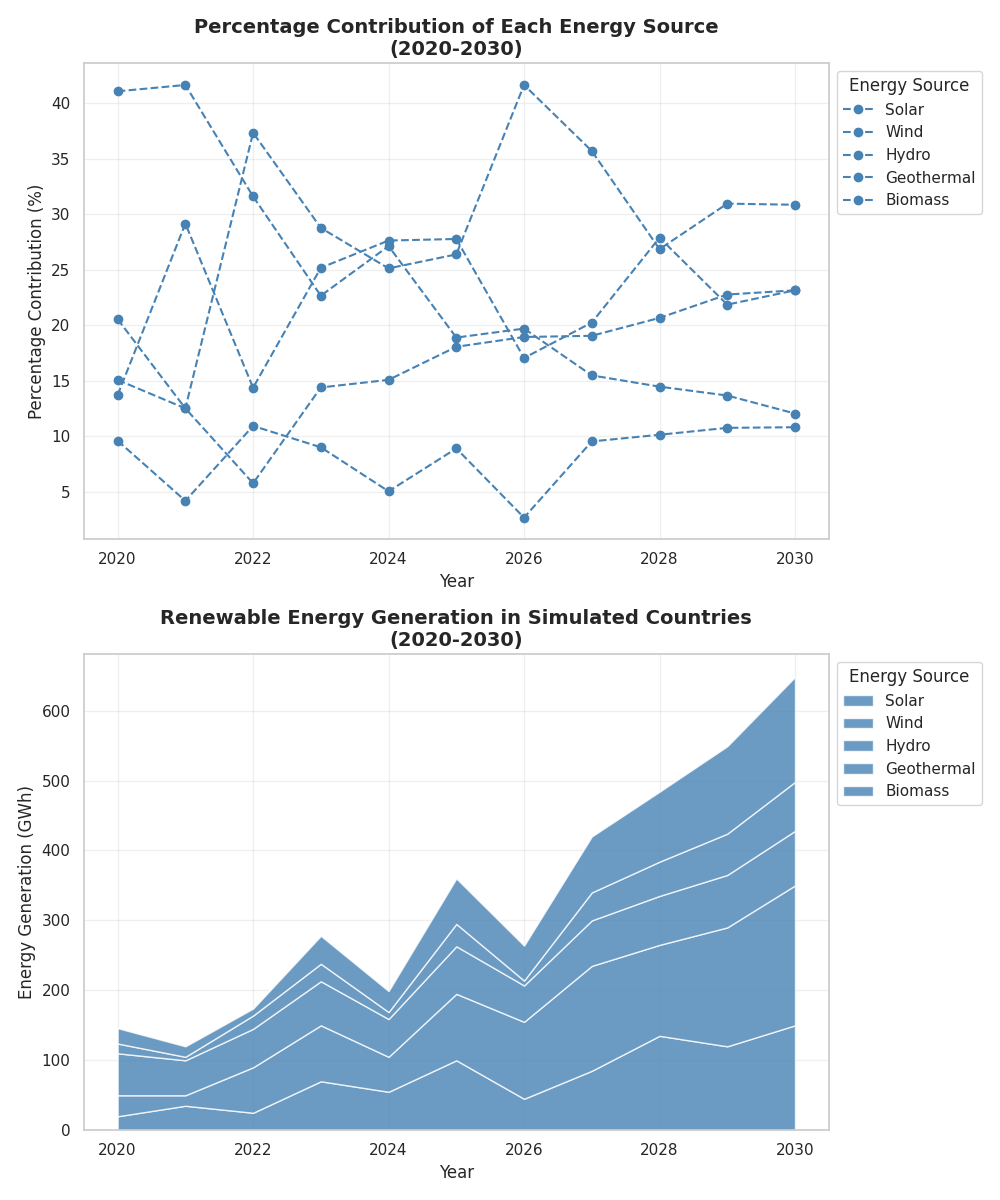

Generate this figure with Python:
import matplotlib.pyplot as plt
import numpy as np

years = np.arange(2020, 2031)

solaria_energy = [20, 35, 25, 70, 55, 100, 45, 85, 135, 120, 150]
windlandia_energy = [30, 15, 65, 80, 50, 95, 110, 150, 130, 170, 200]
hydrovia_energy = [60, 50, 55, 63, 54, 68, 52, 65, 70, 75, 78]
geothermalia_energy = [14, 5, 19, 25, 10, 32, 7, 40, 49, 59, 70]
biomassia_energy = [22, 15, 10, 40, 30, 65, 50, 80, 100, 125, 150]

energy_sources = np.array([solaria_energy, windlandia_energy, hydrovia_energy, geothermalia_energy, biomassia_energy])
total_energy_per_year = energy_sources.sum(axis=0)
percentage_contributions = (energy_sources / total_energy_per_year) * 100

fig, axes = plt.subplots(nrows=2, ncols=1, figsize=(10, 12))

# Switched subplots
for i, energy_source in enumerate(['Solar', 'Wind', 'Hydro', 'Geothermal', 'Biomass']):
    axes[0].plot(years, percentage_contributions[i], label=energy_source,
                 color='steelblue', linestyle='--', marker='o', linewidth=1.5)
axes[0].set_title("Percentage Contribution of Each Energy Source\n(2020-2030)", fontsize=14, fontweight='bold')
axes[0].set_xlabel("Year", fontsize=12)
axes[0].set_ylabel("Percentage Contribution (%)", fontsize=12)
axes[0].legend(loc='upper left', bbox_to_anchor=(1, 1), title='Energy Source')
axes[0].grid(alpha=0.3)

axes[1].stackplot(years, energy_sources, labels=['Solar', 'Wind', 'Hydro', 'Geothermal', 'Biomass'],
                  colors=['steelblue', 'steelblue', 'steelblue', 'steelblue', 'steelblue'], alpha=0.8)
axes[1].set_title("Renewable Energy Generation in Simulated Countries\n(2020-2030)", fontsize=14, fontweight='bold')
axes[1].set_xlabel("Year", fontsize=12)
axes[1].set_ylabel("Energy Generation (GWh)", fontsize=12)
axes[1].legend(loc='upper left', bbox_to_anchor=(1, 1), title='Energy Source')
axes[1].grid(alpha=0.3)

plt.tight_layout()
plt.show()
